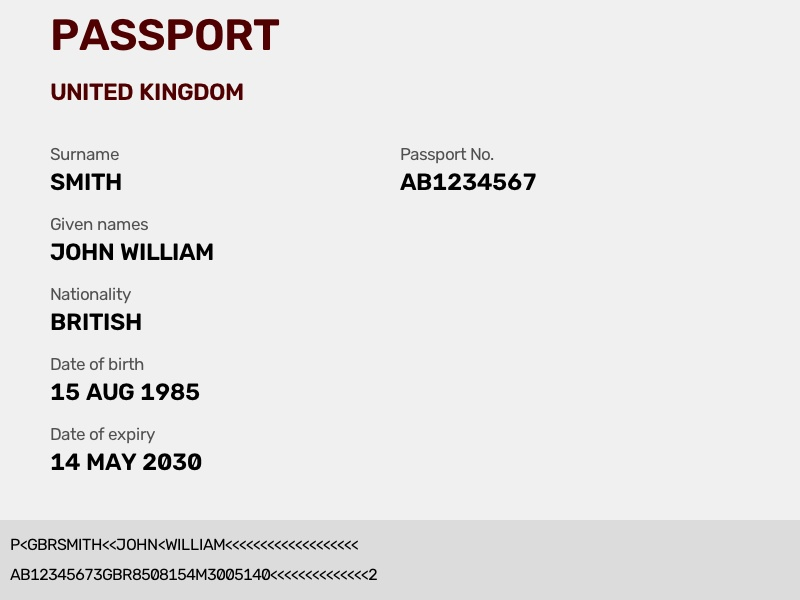
#> input picture backend/test_passport.jpg, 800 x 600 px
$ python -i ocr.py   (imports and definitions only)
#> lines starting #> are read from the running program, lines starting #| are printed output that depends on the picture; after the words box and inside, x2 and y2 are one past the last pixel; in counts of white or black regions, pixels touching at a corner belong together
#> further down, picture is the input picture: shape (600, 800, 3); mean B, G, R 229.8, 229.8, 230.6
import difflib
import logging
import os
import re
from pathlib import Path

import cv2

try:
    import joblib as _joblib
except ImportError:
    _joblib = None

try:
    import pytesseract
except ImportError:
    pytesseract = None


logger = logging.getLogger(__name__)


# ============================================================
# FIELD NORMALIZER — Robust Alias-Based Field Detection
# (Phase 4+5: OCR NLP Mapper)
# ============================================================

# Comprehensive alias dictionary: canonical_field -> list of label variants
_FIELD_ALIASES: dict[str, list[str]] = {
    "surname": [
        "SURNAME", "LAST NAME", "FAMILY NAME", "FAMILY",
        "APELLIDO", "NOM", "NACHNAME",
    ],
    "given_name": [
        "GIVEN NAME", "GIVEN NAMES", "FIRST NAME", "FIRST NAMES",
        "FORENAME", "FORENAMES", "CHRISTIAN NAME", "PRENOM",
        "GIVEN", "VORNAME",
    ],
    "full_name": [
        "FULL NAME", "NAME", "NOMBRE", "NOM COMPLET",
        "PASSENGER NAME", "HOLDER", "HOLDER'S NAME",
    ],
    "date_of_birth": [
        "DATE OF BIRTH", "DATE OF BIRTH:", "DOB", "D.O.B",
        "D.O.B.", "BIRTH DATE", "BIRTHDATE", "DATE BIRTH",
        "DATE-OF-BIRTH", "BORN", "NACIMIENTO", "NAISSANCE",
        "GEBURTSDATUM", "DATE DE NAISSANCE",
        # Common OCR typos (D → O, A → 4, etc.)
        "OATE OF BIRTH", "DATE 0F BIRTH", "D4TE OF BIRTH",
        "BATE OF BIRTH", "DATE OF SIRTH", "DATE OF BIRTH :",
        # OCR digit-for-letter garbled abbreviations
        "D0B", "D0B.", "DOB.",
    ],

    "document_number": [
        "PASSPORT NO", "PASSPORT NUMBER", "PASSPORT NO.",
        "DOCUMENT NUMBER", "DOCUMENT NO", "DOC NO", "DOC NO.",
        "DOC NUMBER", "ID NUMBER", "ID NO", "CARD NUMBER",
        "LICENSE NUMBER", "LICENCE NUMBER", "NUMBER", "NO.",
        "CONTROL NUMBER", "SERIAL NUMBER",
    ],
    "nationality": [
        "NATIONALITY", "NATIONALITY:", "NAT", "NATIONAL",
        "CITIZENSHIP", "COUNTRY", "COUNTRY OF CITIZENSHIP",
        "NATIONALITE", "STAATSANGEHORIGKEIT",
        # OCR digit-for-letter garbled variants
        "NAT10NALITY", "NAT1ONALITY", "NATI0NALITY",
    ],

    "expiry_date": [
        "DATE OF EXPIRY", "DATE OF EXPIRATION",
        "EXPIRY DATE", "EXPIRY", "EXPIRATION DATE", "EXPIRATION",
        "VALID UNTIL", "VALID THRU", "VALID TO", "EXPIRE",
        "EXPIRES", "DATE D'EXPIRATION", "ABLAUFDATUM",
        # Common OCR typos
        "OATE OF EXPIRY", "DATE 0F EXPIRY", "DATE OF EXPIRY:",
        "OATE OF EXPIRATION",
    ],
    "issue_date": [
        "DATE OF ISSUE", "ISSUE DATE", "ISSUED ON", "ISSUED",
        "ISSUED DATE", "DATE ISSUED", "ISSUANCE DATE",
        "DATE D'EMISSION", "AUSSTELLUNGSDATUM",
    ],
    "sex": [
        "SEX", "GENDER", "SEXE", "GESCHLECHT",
    ],
    "place_of_birth": [
        "PLACE OF BIRTH", "POB", "BIRTH PLACE", "BIRTHPLACE",
        "LIEU DE NAISSANCE", "GEBURTSORT",
    ],
    "authority": [
        "AUTHORITY", "ISSUING AUTHORITY", "ISSUED BY",
        "ISSUED AT", "ISSUING POST", "AUTORIDAD",
    ],
}

# Invert for fast lookup: uppercased_alias -> canonical_field
_ALIAS_TO_FIELD: dict[str, str] = {}
# [3 lines not run here, left out]


# ============================================================
# ML FIELD CLASSIFIER SINGLETON
# field_keyword_model.joblib — sklearn Pipeline (TF-IDF + LogReg)
# Loaded ONCE at app startup via _load_field_model().
# Used as 3rd-tier fallback in extract_fields_from_text() only
# when alias + fuzzy matching both fail.
# Never crashes the app — returns (None, 0.0) on any error.
# ============================================================

_field_model = None       # sklearn Pipeline or None
_field_model_error = None  # str reason if load failed

# Map from model's class labels -> ocr.py canonical field names
# (model uses uppercase with underscores; ocr.py uses lowercase)
_ML_LABEL_MAP: dict[str, str] = {
    "DATE_OF_BIRTH":   "date_of_birth",
    "DATE_OF_EXPIRY":  "expiry_date",
    "DATE_OF_ISSUE":   "issue_date",
    "PASSPORT_NUMBER": "document_number",
    "DOCUMENT_NUMBER": "document_number",
    "ID_NUMBER":        "document_number",
    "NATIONALITY":      "nationality",
    "CITIZENSHIP":      "nationality",
    "SURNAME":          "surname",
    "GIVEN_NAME":       "given_name",
    "FIRST_NAME":       "given_name",
    "FULL_NAME":        "full_name",
}

# Minimum ML confidence to accept a classification as fallback
_ML_CONFIDENCE_THRESHOLD = 0.45


# [313 lines left out: functions _load_field_model, _ml_classify_label, _ocr_typo_correct, _clean_name_value, _normalize_label, _fuzzy_match_field and 3 more, not called in this run]


# ============================================================
# TESSERACT CONFIGURATION
# ============================================================

import sys as _sys

# Auto-detect default Tesseract path based on OS
if _sys.platform == "win32":
    _DEFAULT_TESSERACT = r"C:\Program Files\Tesseract-OCR\tesseract.exe"
else:
    # Linux (Railway/Docker) and macOS
    _DEFAULT_TESSERACT = "/usr/bin/tesseract"

TESSERACT_CMD = Path(
    os.environ.get(
        "IDENTIX_TESSERACT_CMD",
        _DEFAULT_TESSERACT,
    )
)


# [108 lines left out: functions check_tesseract_availability, detect_document_type, not called in this run]


# ============================================================
# IMAGE PREPROCESSING
# ============================================================

def _prepare_images(image):
    """
    Create OCR-friendly image variants for Tesseract.
    Returns multiple variants to maximize text extraction on real-world docs.
    """
    gray = cv2.cvtColor(image, cv2.COLOR_BGR2GRAY)

    # Upscale 2x (sharpens small text for Tesseract)
    upscaled = cv2.resize(gray, None, fx=2.0, fy=2.0, interpolation=cv2.INTER_CUBIC)

    # Otsu threshold — best general-purpose binarisation for printed docs
    _, otsu = cv2.threshold(upscaled, 0, 255, cv2.THRESH_BINARY + cv2.THRESH_OTSU)
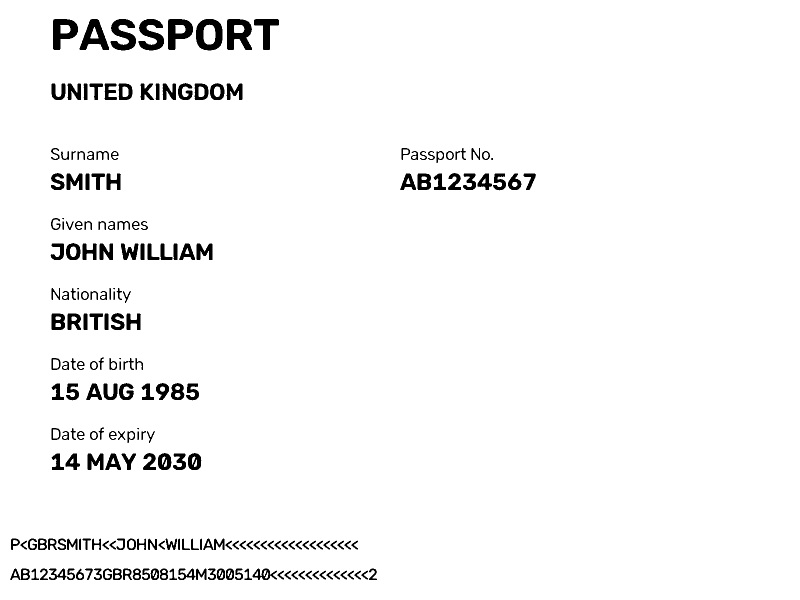
#> otsu: shape (1200, 1600) (shown at 1/2 size); 96.5% white; 218 black regions (6 under 20 px), largest, box (x1, y1, x2, y2) and area: (454, 38, 504, 100) 2114, (392, 38, 445, 101) 2021, (221, 38, 272, 101) 1868

    # CLAHE enhanced (helps with low-contrast / coloured backgrounds like US visa)
    clahe = cv2.createCLAHE(clipLimit=3.0, tileGridSize=(8, 8))
    clahe_gray = clahe.apply(upscaled)

    # Return original colour + Otsu threshold + CLAHE (covers most doc types)
    return [image, otsu, clahe_gray]


# ============================================================
# OCR
# ============================================================

# [1197 lines left out: functions _run_ocr, _run_mrz_zone_ocr, _normalize_text, _normalize_mrz_line, _find_mrz_lines, _extract_date and 7 more, not called in this run]

>>> import cv2
>>> picture = cv2.imread('test_passport.jpg')
>>> result = _prepare_images(picture)
#> result = 3 items
